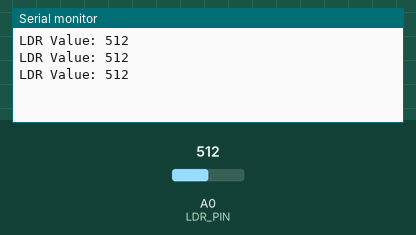
This sketch was run on a simulated Arduino Uno, built with avr-gcc and run on an emulated ATmega328P. Shown: the last lines printed to the serial monitor. Inputs (shaded band) come from the test bench; at power-on: A0 (LDR_PIN) = 512.

Above: at 1.3 s.
1.4 s: A0 (LDR_PIN) set to 716
At 1.9 s:
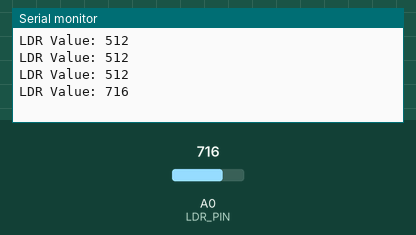
2.9 s: A0 (LDR_PIN) set to 900
At 3.4 s:
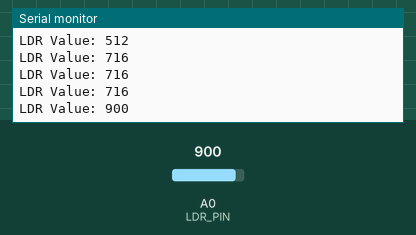
Timing chart, 0 to 5.9 s (numbered marks = the images above; inputs shaded):
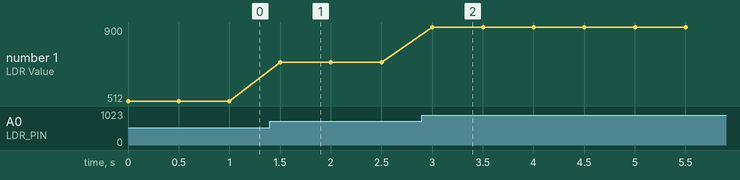

The sketch:

to_determine_the_intensity.ino
```cpp
#define LDR_PIN A0  // LDR connected to Analog Pin A0

void setup() {
  Serial.begin(9600);  // Start serial communication
  pinMode(LDR_PIN, INPUT);  // Set LDR pin as input
}

void loop() {
  int ldrValue = analogRead(LDR_PIN);  // Read LDR value
  Serial.print("LDR Value: ");
  Serial.println(ldrValue);  // Print LDR value to Serial Monitor
  delay(500);  // Small delay to stabilize readings
}
```

Measured:
- after the input at 1.4 s, the serial monitor: prints a new line after 0.10 s (image 1)
- after the input at 2.9 s, the serial monitor: prints a new line after 0.10 s (image 2)
- plotted number 1: 512 → 716 after the input at 1.4 s, 716 → 900 after the input at 2.9 s
